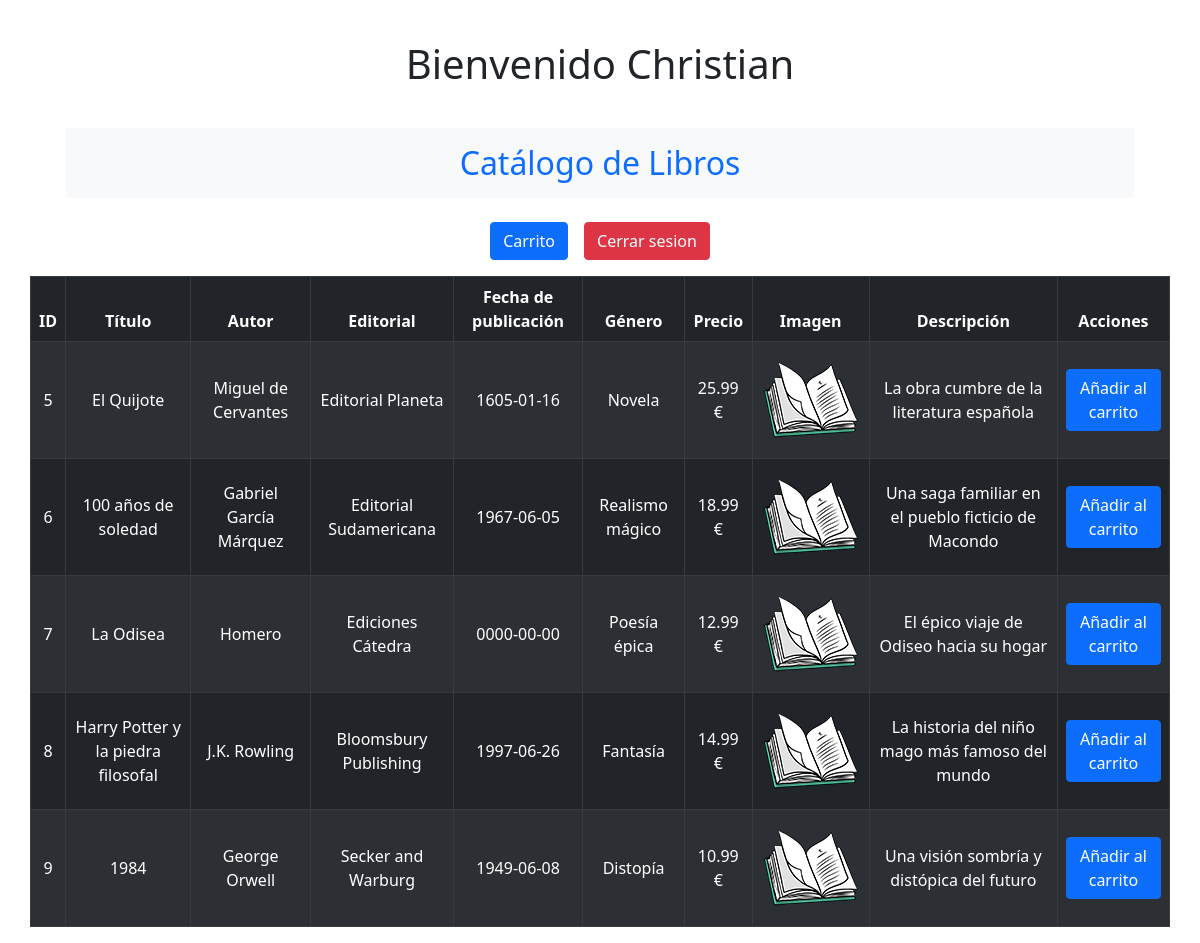
Screenshot of /php/index.php (signed in) with the database file from the repository.
### tables this page shows
CREATE TABLE `libro` (
  `id` int(11) NOT NULL,
  `titulo` varchar(255) NOT NULL,
  `autor` varchar(255) NOT NULL,
  `editorial` varchar(255) NOT NULL,
  `fecha_publicacion` date NOT NULL,
  `genero` varchar(255) NOT NULL,
  `precio` decimal(10,2) NOT NULL,
  `imagen` varchar(255) NOT NULL,
  `descripcion` text NOT NULL
);

### php/ControlIndex.php (the view, shortened to what this page needs)
<?php
function mostrarCatalogo(){
    $con = conexionBd();
    $sql="SELECT * FROM libro";
    $resultado = mysqli_query($con, $sql);
    if (mysqli_num_rows($resultado) > 0) {
        echo "<table class='table table-dark table-striped text-center align-middle table-bordered rounded'>";
        echo "<thead><tr><th>ID</th><th>Título</th><th>Autor</th><th>Editorial</th><th>Fecha de publicación</th><th>Género</th><th>Precio</th><th>Imagen</th><th>Descripción</th><th>Acciones</th></tr></thead>";
        echo "<tbody>";
        while ($fila = mysqli_fetch_assoc($resultado)) {
            echo "<tr>";
            echo "<td>" . $fila['id'] . "</td>";
            echo "<td>" . $fila['titulo'] . "</td>";
            echo "<td>" . $fila['autor'] . "</td>";
            echo "<td>" . $fila['editorial'] . "</td>";
            echo "<td>" . $fila['fecha_publicacion'] . "</td>";
            echo "<td>" . $fila['genero'] . "</td>";
            echo "<td>" . $fila['precio'] . " €"."</td>";
            echo "<td><img src=" ."../img/" . $fila['imagen'] . ".png" ."></td>";
            echo "<td>" . $fila['descripcion'] . "</td>";
            echo "<td><form method='post' action=''>";
            echo "<button class='btn btn-primary' name='aniadirAcarrito'>Añadir al carrito</button>";
            echo "</form></td>";
            echo "</tr>";
        }
        echo "</tbody></table>";
    } else {
        echo "<p class='alert alert-warning text-center'>No se encontraron resultados</p>";
    }
}
?>

### rows the page displays
libro: id "5", titulo "El Quijote", autor "Miguel de Cervantes", editorial "Editorial Planeta", fecha_publicacion "1605-01-16", genero "Novela", precio "25.99", imagen (picture), descripcion "La obra cumbre de la literatura española"
libro: id "6", titulo "100 años de soledad", autor "Gabriel García Márquez", editorial "Editorial Sudamericana", fecha_publicacion "1967-06-05", genero "Realismo mágico", precio "18.99", imagen (picture), descripcion "Una saga familiar en el pueblo ficticio de Macondo"
libro: id "7", titulo "La Odisea", autor "Homero", editorial "Ediciones Cátedra", fecha_publicacion "0000-00-00", genero "Poesía épica", precio "12.99", imagen (picture), descripcion "El épico viaje de Odiseo hacia su hogar"
libro: id "8", titulo "Harry Potter y la piedra filosofal", autor "J.K. Rowling", editorial "Bloomsbury Publishing", fecha_publicacion "1997-06-26", genero "Fantasía", precio "14.99", imagen (picture), descripcion "La historia del niño mago más famoso del mundo"
libro: id "9", titulo "1984", autor "George Orwell", editorial "Secker and Warburg", fecha_publicacion "1949-06-08", genero "Distopía", precio "10.99", imagen (picture), descripcion "Una visión sombría y distópica del futuro"

### other values shown
$_SESSION['nombre'] "Christian"
